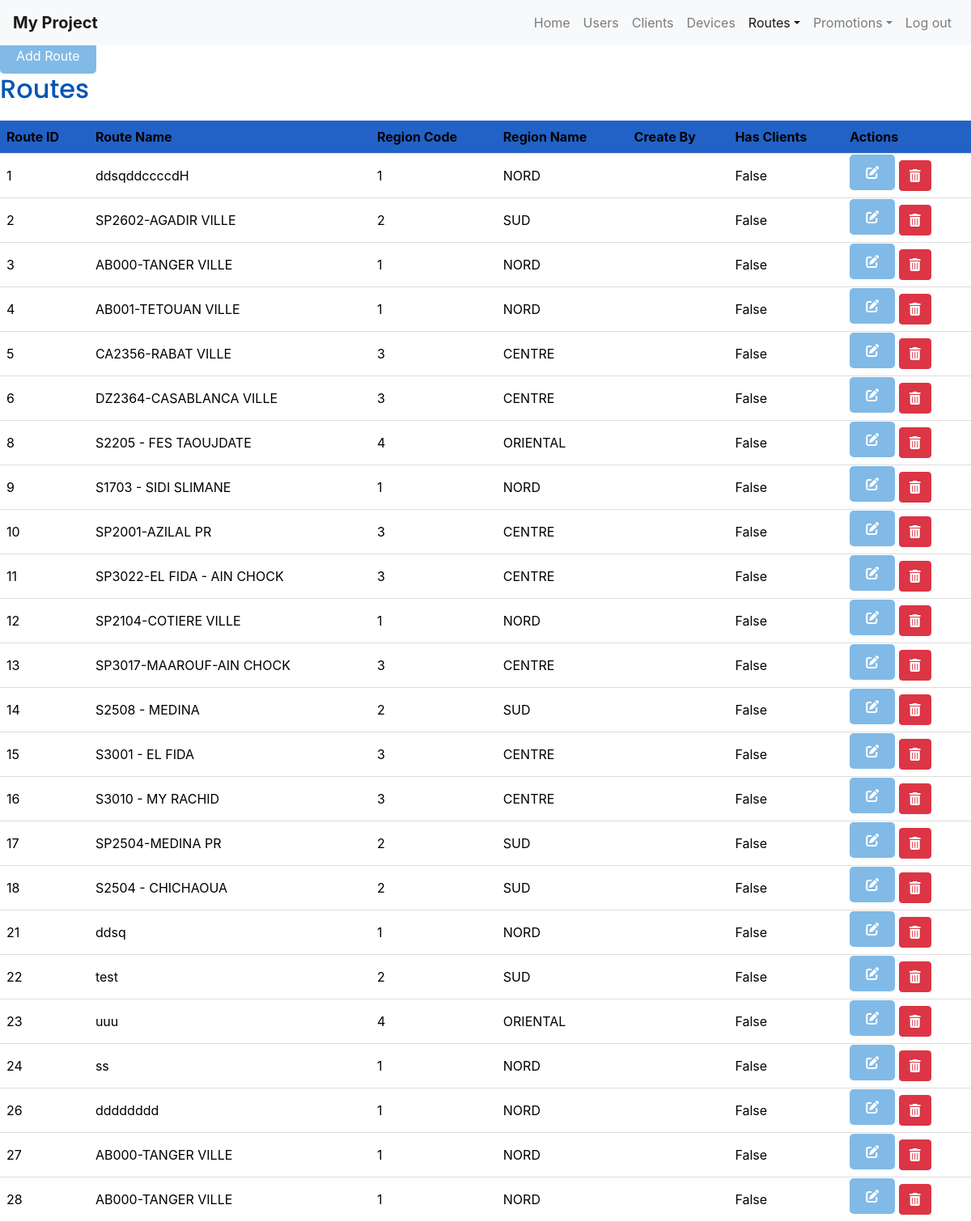
The app's page /routes/ with its own data.
### users/models.py (models this page shows)
class Routes(models.Model):
    Route_ID = models.AutoField(primary_key=True)
    Branch_Code = models.CharField(max_length=50)
    Route_Description = models.CharField(max_length=100)
    Route_Alt_Description = models.CharField(max_length=100)
    Region_Code = models.CharField(max_length=50)
    Stamp_Date = models.DateTimeField()
    class Meta:
        db_table = 'Routes'

### users/views.py (the view)
# urls.py: path('routes/', routes, name='routes'),
def routes(request):
    current_user = request.user
    with connection.cursor() as cursor:
        cursor.execute("""
            SELECT r.Route_ID, r.Route_Description, r.Region_Code, rg.Region_Description
            FROM Routes r
            LEFT JOIN Regions rg ON r.Region_Code = rg.Region_Code
        """)
        routes_data = cursor.fetchall()
    routes_list = [{
        'Route_ID': row[0],
        'Route_Description': row[1],
        'Region_Code': row[2],
        'Region_Description': row[3],
        'HasClients': False
    } for row in routes_data]
    regions = get_regions()
    return render(request, 'routes/home.html', {'routes': routes_list, 'regions': regions})

### users/views.py (called while the page is built)
def get_regions():
    with connection.cursor() as cursor:
        cursor.execute("SELECT Region_Code, Region_Description FROM Regions")
        rows = cursor.fetchall()
    regions = [{'Region_Code': row[0], 'Region_Description': row[1]} for row in rows]
    return regions

### users/templates/routes/home.html (shortened to what this page needs)
{% include 'routes/navbar.html' %}
    <link rel="stylesheet" href="https://stackpath.bootstrapcdn.com/bootstrap/4.5.2/css/bootstrap.min.css">
    <link rel="stylesheet" href="https://stackpath.bootstrapcdn.com/bootstrap/4.5.2/css/bootstrap.min.css">
    <link rel="stylesheet" href="https://cdnjs.cloudflare.com/ajax/libs/font-awesome/6.0.0-beta3/css/all.min.css">
<body>
    <div>
        <button type="button" class="btn btn-primary" data-toggle="modal" data-target="#addRouteModal">Add Route</button>
    </div>
    <div>
        <h2>Routes</h2>
        <table id="routes-table">
            <thead>
                <tr>
                    <th>Route ID</th>
                    <th>Route Name</th>
                    <th>Region Code</th>
                    <th>Region Name</th>
                    <th>Create By</th>
                    <th>Has Clients</th>
                    <th>Actions</th>
                </tr>
            </thead>
            <tbody>
                {% for route in routes %}
                <tr>
                    <td>{{ route.Route_ID }}</td>
                    <td>{{ route.Route_Description }}</td>
                    <td>{{ route.Region_Code }}</td>
                    <td>{{ route.Region_Description }}</td>
                    <td>{{ route.CreateBy }}</td>
                    <td>{{ route.HasClients }}</td>
                    <td>
                        <button type="button" class="btn btn-primary" data-toggle="modal" data-target="#editRouteModal" data-route-id="{{ route.Route_ID }}" data-route-description="{{ route.Route_Description }}" data-region-code="{{ route.Region_Code }}">
                                                            <i class="fas fa-edit icon"></i>
</button>
                        <button type="button" class="btn btn-danger" data-toggle="modal" data-target="#deleteRouteModal" data-route-id="{{ route.Route_ID }}">
                                    <i class="fas fa-trash-alt icon"></i>
</button>
                    </td>
                </tr>
                {% endfor %}
            </tbody>
        </table>
    </div>
</body>

### users/templates/routes/navbar.html (style rules this page uses)
table { width: 100%; border-collapse: collapse; margin-top: 20px; }
th, td { padding: 8px; text-align: left; border-bottom: 1px solid #ddd; }
th { background-color: #f2f2f2; }
h2 { color: #0056b3; font-family: 'Poppins', sans-serif; font-weight: 600; font-size: 200%; }
button.btn-primary { background-color: #81bae7; border: none; padding: 10px 20px; margin-top: -9px; border-radius: 5px; color: white; cursor: pointer; align-self: center; }
th { background-color: #2262c6; }
tr { color: black; }

### users/templates/routes/home.html (style rules this page uses)
tr { color: black; }
button.btn-primary { background-color: #81bae7; border: none; padding: 10px 20px; margin-top: -9px; border-radius: 5px; color: white; cursor: pointer; align-self: center; }

### records on screen
Routes: Route_ID "4", Route_Description "AB001-TETOUAN VILLE", Region_Code "1", Region_Description "NORD", HasClients "False"
Routes: Route_ID "5", Route_Description "CA2356-RABAT VILLE", Region_Code "3", Region_Description "CENTRE", HasClients "False"
Routes: Route_ID "6", Route_Description "DZ2364-CASABLANCA VILLE", Region_Code "3", Region_Description "CENTRE", HasClients "False"
Routes: Route_ID "8", Route_Description "S2205 - FES TAOUJDATE", Region_Code "4", Region_Description "ORIENTAL", HasClients "False"
Routes: Route_ID "9", Route_Description "S1703 - SIDI SLIMANE", Region_Code "1", Region_Description "NORD", HasClients "False"
Routes: Route_ID "10", Route_Description "SP2001-AZILAL PR", Region_Code "3", Region_Description "CENTRE", HasClients "False"
Routes: Route_ID "11", Route_Description "SP3022-EL FIDA - AIN CHOCK", Region_Code "3", Region_Description "CENTRE", HasClients "False"
Routes: Route_ID "12", Route_Description "SP2104-COTIERE VILLE", Region_Code "1", Region_Description "NORD", HasClients "False"
Routes: Route_ID "13", Route_Description "SP3017-MAAROUF-AIN CHOCK", Region_Code "3", Region_Description "CENTRE", HasClients "False"
Routes: Route_ID "14", Route_Description "S2508 - MEDINA", Region_Code "2", Region_Description "SUD", HasClients "False"
Routes: Route_ID "15", Route_Description "S3001 - EL FIDA", Region_Code "3", Region_Description "CENTRE", HasClients "False"
Routes: Route_ID "16", Route_Description "S3010 - MY RACHID", Region_Code "3", Region_Description "CENTRE", HasClients "False"
Routes: Route_ID "17", Route_Description "SP2504-MEDINA PR", Region_Code "2", Region_Description "SUD", HasClients "False"
Routes: Route_ID "18", Route_Description "S2504 - CHICHAOUA", Region_Code "2", Region_Description "SUD", HasClients "False"
Routes: Route_ID "21", Route_Description "ddsq", Region_Code "1", Region_Description "NORD", HasClients "False"
Routes: Route_ID "22", Route_Description "test", Region_Code "2", Region_Description "SUD", HasClients "False"
Routes: Route_ID "23", Route_Description "uuu", Region_Code "4", Region_Description "ORIENTAL", HasClients "False"
Regions: Route_ID "24", Route_Description "ss", Region_Code "1", Region_Description "NORD", HasClients "False"
Routes: Route_ID "26", Route_Description "dddddddd", Region_Code "1", Region_Description "NORD", HasClients "False"

### other values on screen
{{ route.Route_ID }} "1" "2" "3" "27" "28"
{{ route.Route_Description }} "ddsqddccccdH" "SP2602-AGADIR VILLE" "AB000-TANGER VILLE" "AB000-TANGER VILLE" "AB000-TANGER VILLE"
{{ route.Region_Code }} "1" "2" "1" "1" "1"
{{ route.Region_Description }} "NORD" "SUD" "NORD" "NORD" "NORD"
{{ route.HasClients }} "False" "False" "False" "False" "False"
